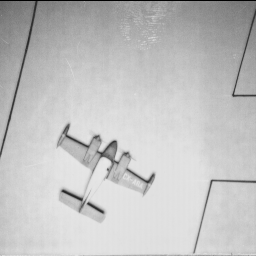
#> input picture Advanced Programs/opencv-programs/images-dataset/5.1.11.tiff, 256 x 256 px, found by its file name; its folder holds 5 pictures in this run
$ python 'otsu binarization thresholding.py'
#> lines starting #> are read from the running program, lines starting #| are printed output that depends on the picture; after the words box and inside, x2 and y2 are one past the last pixel; in counts of white or black regions, pixels touching at a corner belong together
# -*- coding: utf-8 -*-
"""
Created on Tue Jul 31 14:52:46 2018
Otsu's binarization
@author: AbdulBasit0044
"""

import cv2
import numpy as np
from matplotlib import pyplot as plt

def main():

    path="images-dataset\\"
    imgpath=path+"5.1.11.tiff"
    img=cv2.imread(imgpath,0)
#> img is the input picture: shape (256, 256); min 0, max 232, mean 193.6


    # global thresholding
    ret1,th1 = cv2.threshold(img,127,255,cv2.THRESH_BINARY)
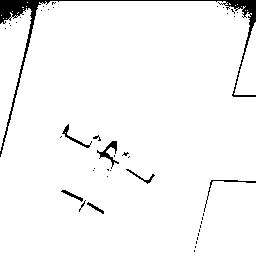
#> th1: shape (256, 256); 96.3% white; 44 black regions (36 under 20 px), largest, box (x1, y1, x2, y2) and area: (0, 0, 256, 157) 1697, (97, 141, 119, 169) 169, (62, 124, 92, 148) 111

    # Otsu's thresholding
    ret2,th2 = cv2.threshold(img,0,255,cv2.THRESH_BINARY+cv2.THRESH_OTSU)
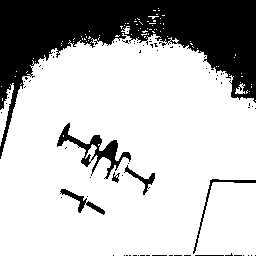
#> th2: shape (256, 256); 74.3% white; 73 black regions (66 under 20 px), largest, box (x1, y1, x2, y2) and area: (0, 0, 256, 159) 14896, (57, 123, 131, 179) 947, (60, 189, 105, 215) 269
#> ret2 = 178

    # Otsu's thresholding after Gaussian filtering
    blur = cv2.GaussianBlur(img,(5,5),0)
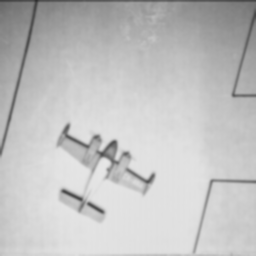
#> blur: shape (256, 256); min 45, max 231, mean 193.7
    ret3,th3 = cv2.threshold(blur,0,255,cv2.THRESH_BINARY+cv2.THRESH_OTSU)
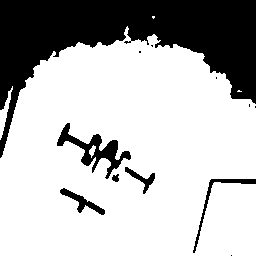
#> th3: shape (256, 256); 72.7% white; 12 black regions (6 under 20 px), largest, box (x1, y1, x2, y2) and area: (0, 0, 256, 158) 15808, (57, 123, 131, 179) 1112, (193, 179, 256, 253) 384, (60, 188, 105, 215) 336, (125, 167, 155, 194) 222, (112, 174, 119, 182) 41
#> ret3 = 180

    # plot all the images and their histograms
    images = [img, 0, th1,
              img, 0, th2,
              blur, 0, th3]
    titles = ['Original Noisy Image','Histogram','Global Thresholding (v=127)',
              'Original Noisy Image','Histogram',"Otsu's Thresholding",
              'Gaussian filtered Image','Histogram',"Otsu's Thresholding"]

    for i in range(3):
        plt.subplot(3,3,i*3+1),plt.imshow(images[i*3],'gray')
        plt.title(titles[i*3]), plt.xticks([]), plt.yticks([])
        plt.subplot(3,3,i*3+2),plt.hist(images[i*3].ravel(),256)
        plt.title(titles[i*3+1]), plt.xticks([]), plt.yticks([])
        plt.subplot(3,3,i*3+3),plt.imshow(images[i*3+2],'gray')
        plt.title(titles[i*3+2]), plt.xticks([]), plt.yticks([])
    plt.show()
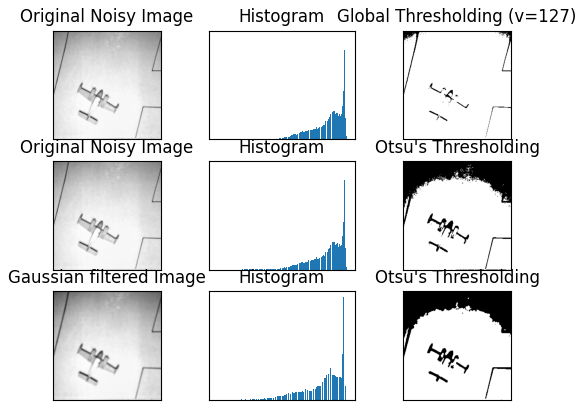
#> figure drawn by matplotlib, 9 panels

if __name__=="__main__":
    main()
